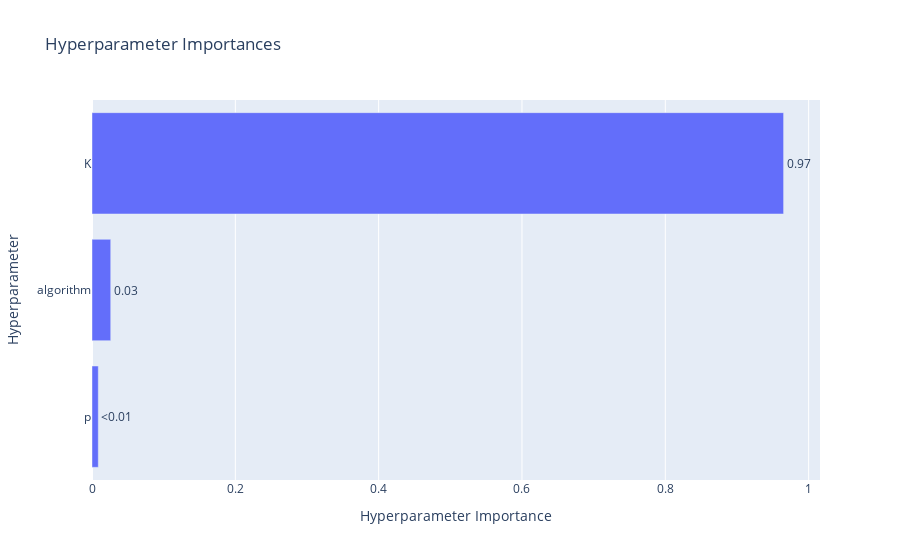

Source (notebook cell):
### Code cell
import optuna.visualization as vis
param_importance_plot = vis.plot_param_importances(study)
param_importance_plot.show()

### Figure 1 — Plotly figure (JSON) as saved in the notebook; plotly's stock layout.template omitted (floating-point values rounded to 4 significant figures)
{"data": [{"cliponaxis": false, "hovertemplate": ["p (IntDistribution): 0.008784205416161171<extra></extra>", "algorithm (CategoricalDistribution): 0.026138879309919417<extra></extra>", "K (IntDistribution): 0.9650769152739194<extra></extra>"], "name": "Objective Value", "orientation": "h", "text": ["<0.01", "0.03", "0.97"], "textposition": "outside", "type": "bar", "x": [0.008784, 0.02614, 0.9651], "y": ["p", "algorithm", "K"]}], "layout": {"title": {"text": "Hyperparameter Importances"}, "xaxis": {"title": {"text": "Hyperparameter Importance"}}, "yaxis": {"title": {"text": "Hyperparameter"}}}}
